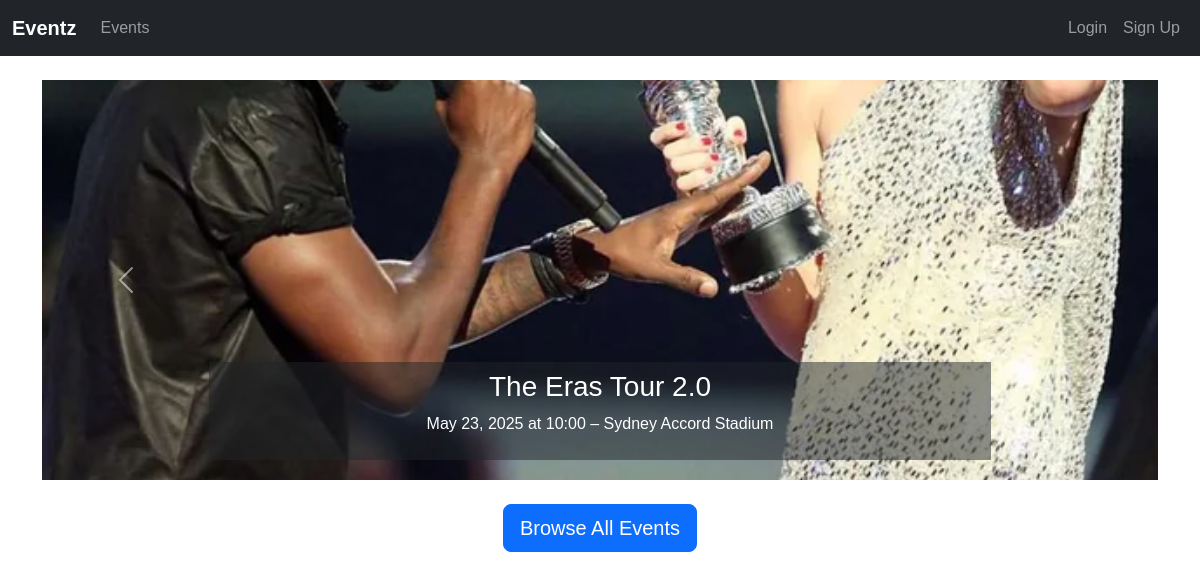
The page / on the database its author committed.
### events/models.py (models this page shows, shortened)
class Event(models.Model):
    title = models.CharField("Event Title", max_length=200)
    description = models.TextField(blank=True)
    category = models.ForeignKey(Category, on_delete=models.SET_NULL, null=True, blank=True)
    start_time = models.DateTimeField("Start Date & Time")
    end_time = models.DateTimeField("End Date & Time", null=True, blank=True)
    location = models.CharField(max_length=200)
    organizer = models.ForeignKey(User, on_delete=models.CASCADE, related_name="organized_events")
    price = models.DecimalField(max_digits=8, decimal_places=2, default=0.00,
                                help_text="Ticket price (set 0 for free event)")
    capacity = models.PositiveIntegerField(null=True, blank=True, help_text="Max tickets available (blank if unlimited)")
    image = models.ImageField(upload_to='events/images/', blank=True, null=True)

### events/views.py (the view)
# urls.py: path('', views.home, name='home'),  # Homepage (could list events or just welcome)
def home(request):
    upcoming_events = Event.objects.filter(start_time__gte=timezone.now()).order_by('start_time')[:5]
    return render(request, 'events/home.html', {'upcoming_events': upcoming_events})

### events/templates/events/home.html (shortened to what this page needs)
{% extends 'events/base.html' %}
{% load static %}
{% block content %}
<div id="carouselEvents" class="carousel slide mb-4" data-bs-ride="carousel">
  <div class="carousel-inner">
    {% for event in upcoming_events %}
      <div class="carousel-item {% if forloop.first %}active{% endif %}">
        {% if event.image %}
          <img src="{{ event.image.url }}" class="d-block w-100" style="max-height: 400px; object-fit: cover;" alt="{{ event.title }}">
        {% else %}
          <img src="https://via.placeholder.com/1200x400.png?text={{ event.title|urlencode }}" class="d-block w-100" alt="{{ event.title }}">
        {% endif %}
        <div class="carousel-caption bg-dark bg-opacity-50 py-2">
          <h5>{{ event.title }}</h5>
          <p>{{ event.start_time|date:"M d, Y" }} at {{ event.start_time|time:"H:i" }} – {{ event.location }}</p>
        </div>
      </div>
    {% endfor %}
  </div>
  {% if upcoming_events %}
  <button class="carousel-control-prev" type="button" data-bs-target="#carouselEvents" data-bs-slide="prev">
    <span class="carousel-control-prev-icon" aria-hidden="true"></span>
  </button>
  <button class="carousel-control-next" type="button" data-bs-target="#carouselEvents" data-bs-slide="next">
    <span class="carousel-control-next-icon" aria-hidden="true"></span>
  </button>
  {% endif %}
</div>
<div class="text-center">
  <a class="btn btn-primary btn-lg" href="{% url 'event_list' %}">Browse All Events</a>
</div>
{% endblock %}

### events/templates/events/base.html (style rules this page uses)
body { font-family: Arial, sans-serif; }
.carousel-caption h5 { font-size: 1.75rem; }

### rows shown on the page
Event: image (picture), title "The Eras Tour 2.0", start_time "May 23, 2025", start_time "10:00", location "Sydney Accord Stadium"
